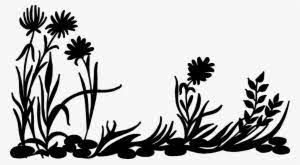
#> input picture Sem_VII/DIP/codes/images/p4.jpg, 300 x 165 px, found by its file name
$ python Karan_Sunil_Kumbhar_12140860.py
#> lines starting #> are read from the running program, lines starting #| are printed output that depends on the picture; after the words box and inside, x2 and y2 are one past the last pixel; in counts of white or black regions, pixels touching at a corner belong together
import cv2
import numpy as np
import matplotlib.pyplot as plt

# Function to apply Otsu's thresholding to an image
def OTSU_thresholding(img):
    hist = np.zeros(256)
    for pi in img.flatten():
        hist[pi] += 1

    totalPixels = img.size
    totalSum = np.dot(range(256), hist)

    background_weight = 0
    background_sum = 0
    max_between_class_variance = 0
    best_threshold = 0

    for th in range(256):
        background_weight += hist[th]
        if background_weight == 0:
            continue

        foreground_weight = totalPixels - background_weight
        if foreground_weight == 0:
            break

        background_sum += th * hist[th]

        mean_background = background_sum / background_weight
        mean_foreground = (totalSum - background_sum) / foreground_weight

        between_class_variance = background_weight * foreground_weight * (mean_background - mean_foreground) ** 2
        if between_class_variance > max_between_class_variance:
            max_between_class_variance = between_class_variance
            best_th = th

    bin_image = np.zeros_like(img)
    bin_image[img > best_th] = 255
    return bin_image


def main():
    filename = 'images/p4.jpg'
    img = cv2.imread(filename)
#> img is the input picture: shape (165, 300, 3); min 0, max 255, mean 189.5
    img = cv2.cvtColor(img, cv2.COLOR_BGR2GRAY)
#> img: shape (165, 300)

    otsu_img = OTSU_thresholding(img)
#> the loop in OTSU_thresholding, `for pi in img.flatten():` made 49500 passes
#> pi on passes 1 to 3: 246, 246, 246
#> after the loop in OTSU_thresholding, `for pi in img.flatten():`: hist = 256 values, max 25135 at index 246, min 13 at index 79, mean 193.4
#> in OTSU_thresholding, `totalSum = np.dot(range(256), hist)`: totalSum = 9380221
#> the loop in OTSU_thresholding, `for th in range(256):` made 256 passes
#> (background_weight, foreground_weight, background_sum, mean_background, mean_foreground, max_between_class_variance) on passes 1 to 12: (2752, 46748, 0, 0, 200.7, 5.18e+12), (3436, 46064, 684, 0.199, 203.6, 6.55e+12), (3868, 45632, 1548, 0.4, 205.5, 7.43e+12), (4234, 45266, 2646, 0.625, 207.2, 8.18e+12), (4604, 44896, 4126, 0.896, 208.8, 8.94e+12), (4970, 44530, 5956, 1.2, 210.5, 9.7e+12), (5307, 44193, 7978, 1.5, 212.1, 1.04e+13), (5652, 43848, 10393, 1.84, 213.7, 1.11e+13), (5972, 43528, 12953, 2.17, 215.2, 1.18e+13), (6256, 43244, 15509, 2.48, 216.6, 1.24e+13), (6526, 42974, 18209, 2.79, 217.9, 1.3e+13), (6787, 42713, 21080, 3.11, 219.1, 1.35e+13)
#> (background_weight, foreground_weight, background_sum, mean_background, mean_foreground) on pass 100: (10980, 38520, 186823, 17.01, 238.7)
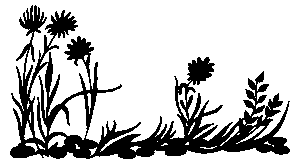
#> otsu_img: shape (165, 300); 76.3% white; 1 black region, box (x1, y1, x2, y2) and area: (10, 5, 290, 159) 11746
    images = [img, otsu_img]
    titles = ['Original Image', 'Otsu Thresholding']

    fig = plt.figure(figsize=(8, 6))
    for i in range(len(images)):
        fig.add_subplot(1, 2, i + 1)
        plt.imshow(images[i], cmap='gray')
        plt.title(titles[i])
#> this loop made 2 passes

    plt.show()
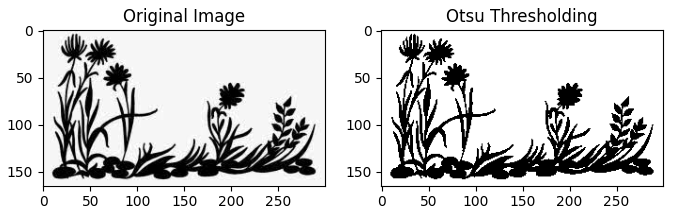
#> figure drawn by matplotlib, 2 panels


if __name__=="__main__":
    main()

$ run again, with Sem_VII/DIP/codes/images/p1.jpg copied over Sem_VII/DIP/codes/images/p4.jpg
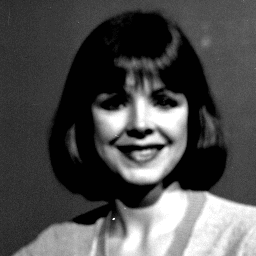
#> input picture Sem_VII/DIP/codes/images/p1.jpg, 256 x 256 px, found by its file name
#> in main, img is the input picture: shape (256, 256, 3); min 1, max 255, mean 77.8
#> img: shape (256, 256)
#> the loop in OTSU_thresholding, `for pi in img.flatten():` made 65536 passes
#> pi on passes 1 to 3: 39, 39, 47
#> after the loop in OTSU_thresholding, `for pi in img.flatten():`: hist = 256 values, max 15056 at index 1, min 0 at index 0, mean 256
#> totalSum = 5100088
#> the loop in OTSU_thresholding, `for th in range(256):` made 256 passes
#> (background_weight, foreground_weight, background_sum, mean_background, mean_foreground, max_between_class_variance) on passes 2, 8, 16, 24, 32, 40, 48, 56: (15056, 50480, 15056, 1, 100.7, 7.56e+12), (15704, 49832, 19592, 1.25, 102, 7.94e+12), (16360, 49176, 29432, 1.8, 103.1, 8.26e+12), (17058, 48478, 45486, 2.67, 104.3, 8.54e+12), (17778, 47758, 67806, 3.81, 105.4, 8.76e+12), (19563, 45973, 137421, 7.02, 107.9, 9.16e+12), (27888, 37648, 528696, 18.96, 121.4, 1.1e+13), (34920, 30616, 915456, 26.22, 136.7, 1.3e+13)
#> after the loop in OTSU_thresholding, `for th in range(256):`: background_sum = 4558723; background_weight = 65536; best_th = 119; max_between_class_variance = 1.85e+13
#> in main, `otsu_img = OTSU_thresholding(img)`:
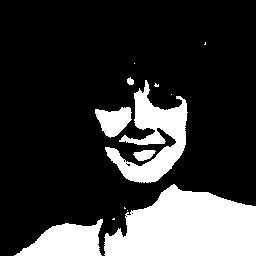
#> otsu_img: shape (256, 256); 22% white; 13 white regions (7 under 20 px), largest, box (x1, y1, x2, y2) and area: (104, 184, 256, 256) 7956, (105, 80, 188, 183) 3462, (14, 219, 103, 256) 2043, (95, 107, 132, 138) 730, (133, 150, 156, 161) 171, (127, 77, 134, 85) 41
#> the loop in main, `for i in range(len(images)):` made 2 passes
#> in main, `plt.show()`:
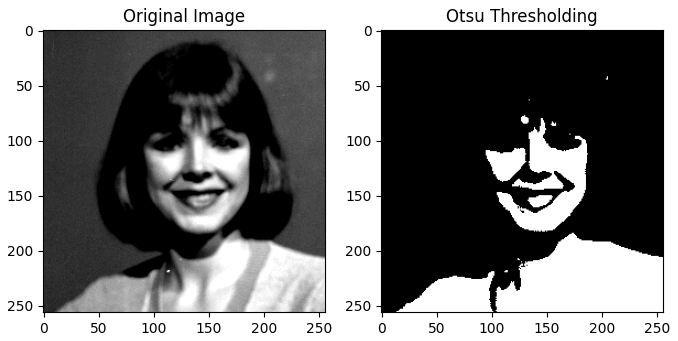
#> figure drawn by matplotlib, 2 panels

$ run again, with Sem_VII/DIP/codes/images/p2.jpg copied over Sem_VII/DIP/codes/images/p4.jpg
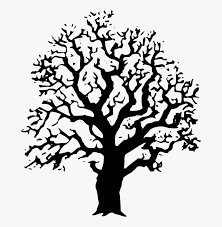
#> input picture Sem_VII/DIP/codes/images/p2.jpg, 222 x 227 px, found by its file name
#> in main, img is the input picture: shape (227, 222, 3); min 0, max 255, mean 198.8
#> img: shape (227, 222)
#> after the loop in OTSU_thresholding, `for pi in img.flatten():`: hist = 256 values, max 32947 at index 247, min 0 at index 1, mean 196.9
#> totalSum = 10016940
#> the loop in OTSU_thresholding, `for th in range(256):` made 256 passes
#> (background_weight, foreground_weight, background_sum, mean_background, mean_foreground, max_between_class_variance) on passes 1, 18, 20, 27, 35, 42, 43, 50: (8022, 42372, 0, 0, 236.4, 1.9e+13), (8097, 42297, 1275, 0.157, 236.8, 1.92e+13), (8134, 42260, 1978, 0.243, 237, 1.93e+13), (8222, 42172, 4266, 0.519, 237.4, 1.95e+13), (8314, 42080, 7394, 0.889, 237.9, 1.96e+13), (8366, 42028, 9526, 1.14, 238.1, 1.97e+13), (8414, 41980, 11542, 1.37, 238.3, 1.98e+13), (8501, 41893, 15805, 1.86, 238.7, 2e+13)
#> after the loop in OTSU_thresholding, `for th in range(256):`: background_sum = 9394485; background_weight = 50394; best_th = 128; max_between_class_variance = 2.11e+13
#> in main, `otsu_img = OTSU_thresholding(img)`:
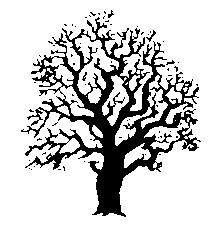
#> otsu_img: shape (227, 222); 80.3% white; 61 black regions (56 under 20 px), largest, box (x1, y1, x2, y2) and area: (21, 17, 201, 217) 9640, (146, 30, 156, 42) 32, (108, 10, 114, 18) 21, (166, 60, 175, 65) 20, (82, 72, 87, 81) 20
#> the loop in main, `for i in range(len(images)):` made 2 passes
#> in main, `plt.show()`:
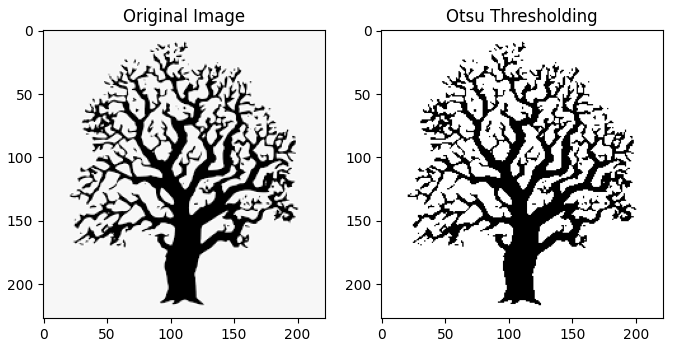
#> figure drawn by matplotlib, 2 panels

$ run again, with Sem_VII/DIP/codes/images/p3.jpg copied over Sem_VII/DIP/codes/images/p4.jpg
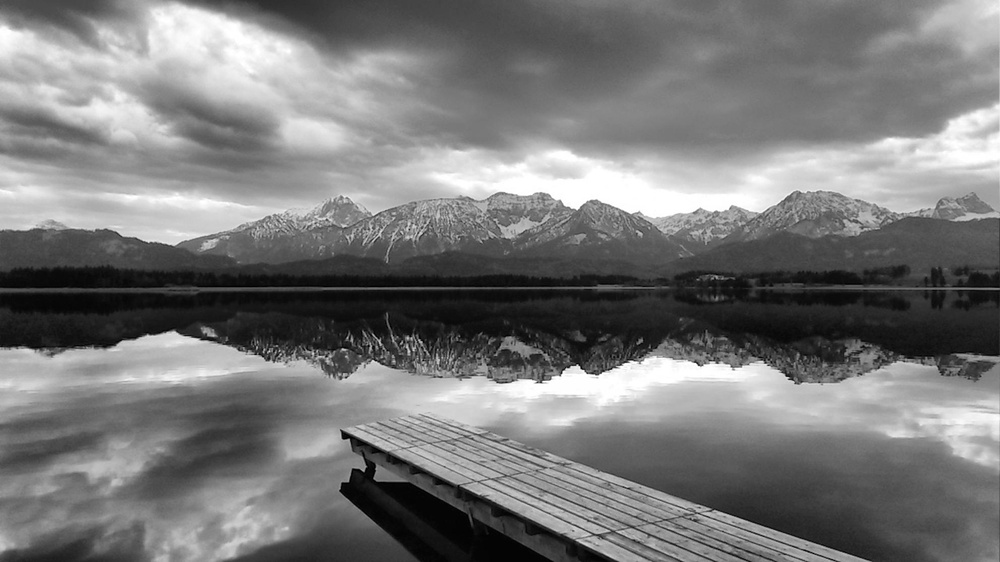
#> input picture Sem_VII/DIP/codes/images/p3.jpg, 1000 x 562 px, shrunk from 1984 x 1116 before the run, found by its file name
#> in main, img is the input picture: shape (562, 1000, 3); min 0, max 255, mean 120.7
#> img: shape (562, 1000)
#> the loop in OTSU_thresholding, `for pi in img.flatten():` made 562000 passes
#> pi on passes 1 to 3: 81, 81, 80
#> after the loop in OTSU_thresholding, `for pi in img.flatten():`: hist = 256 values, max 5172 at index 255, min 79 at index 0, mean 2195.3
#> totalSum = 67832436
#> the loop in OTSU_thresholding, `for th in range(256):` made 256 passes
#> (background_weight, foreground_weight, background_sum, mean_background, mean_foreground, max_between_class_variance) on passes 1 to 8: (79, 561921, 0, 0, 120.7, 6.47e+11), (181, 561819, 102, 0.564, 120.7, 1.47e+12), (294, 561706, 328, 1.12, 120.8, 2.36e+12), (522, 561478, 1012, 1.94, 120.8, 4.14e+12), (2014, 559986, 6980, 3.47, 121.1, 1.56e+13), (3774, 558226, 15780, 4.18, 121.5, 2.9e+13), (4755, 557245, 21666, 4.56, 121.7, 3.64e+13), (5769, 556231, 28764, 4.99, 121.9, 4.39e+13)
#> in main, `otsu_img = OTSU_thresholding(img)`:
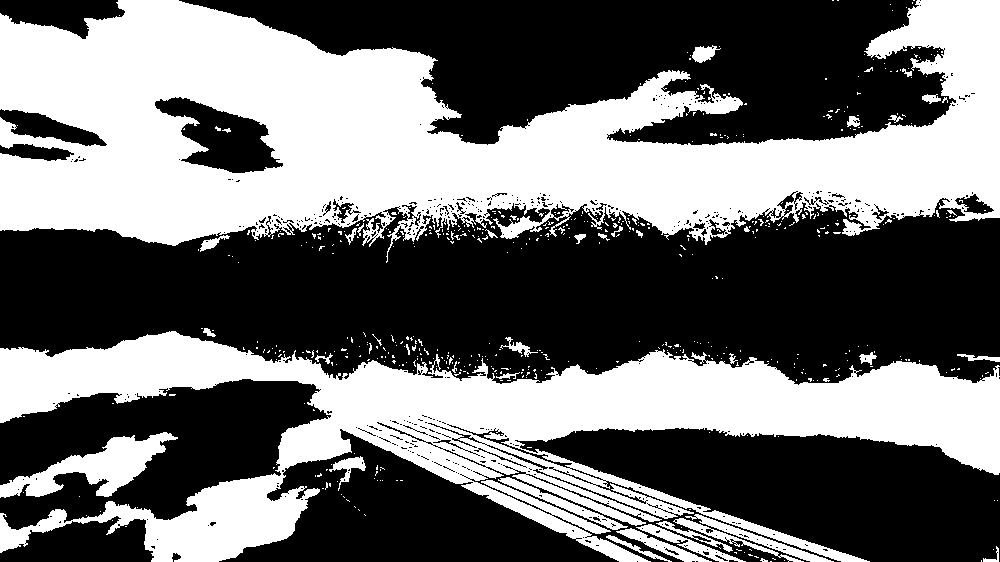
#> otsu_img: shape (562, 1000); 43.5% white; 544 white regions (504 under 20 px), largest, box (x1, y1, x2, y2) and area: (0, 0, 1000, 263) 142515, (0, 331, 1000, 562) 88086, (0, 432, 178, 498) 4494
#> the loop in main, `for i in range(len(images)):` made 2 passes
#> in main, `plt.show()`:
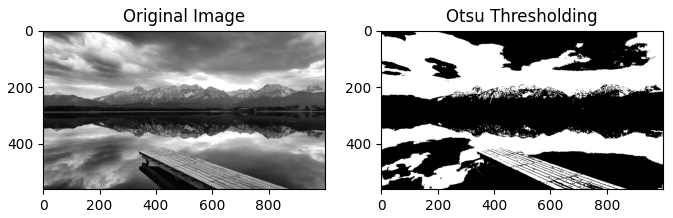
#> figure drawn by matplotlib, 2 panels
